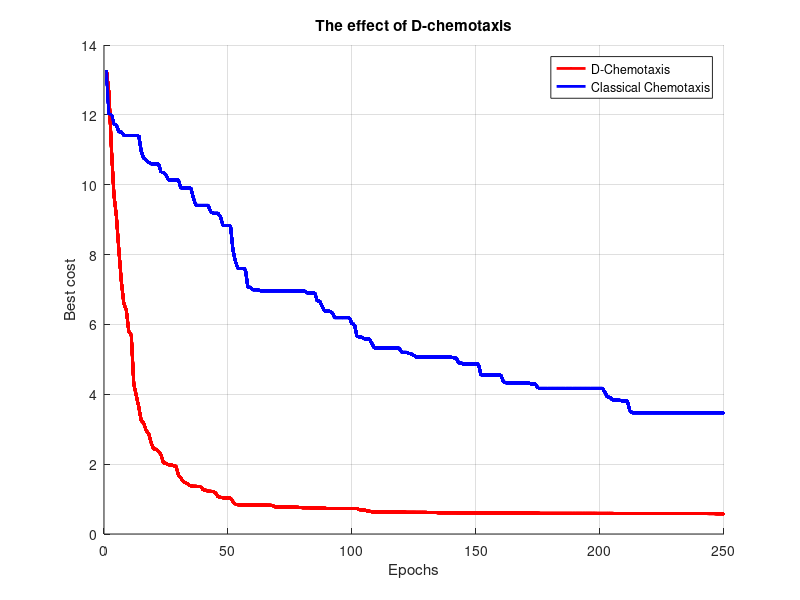

Reproduce this figure in MATLAB.
close all;
clear all;
clc;

load('Result.mat')
figure(1);
hold on;
grid on;
xlabel('Epochs');
ylabel('Best cost');
for i=1:N_MC
    plot(mean(BFCost_our),'r.-', 'Linewidth', 2.0,'MarkerSize',5);
    plot(mean(BFCost_def),'b.-', 'Linewidth', 2.0,'MarkerSize',5);
end
legend('D-Chemotaxis','Classical Chemotaxis');
title('The effect of D-chemotaxis');